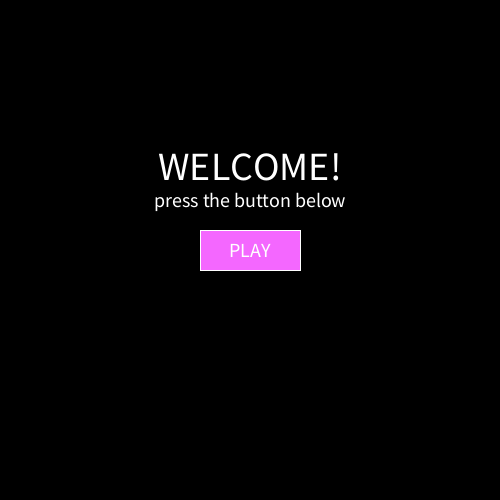
Frame 1 (no input)
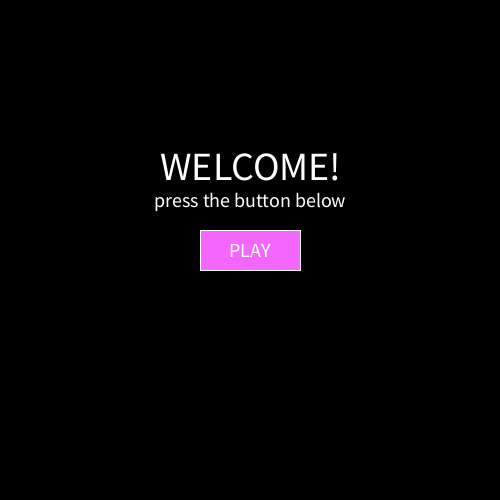
Frame 60 (the mouse pressed at the canvas centre just before this capture)
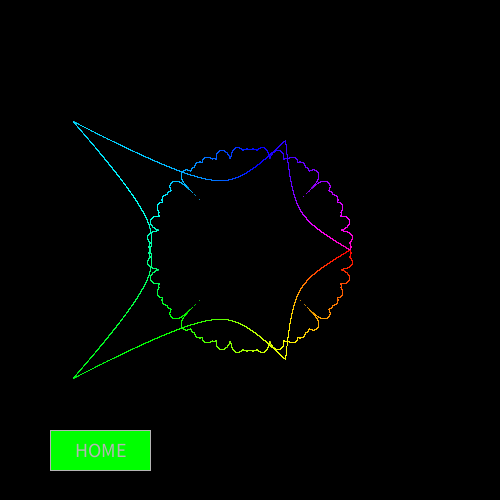
Frame 120 (the mouse held since frame 60 and released just before this capture)

The Processing sketch that drew these frames (run headless with seeded random() and noise(); from frame 60 on, the mouse is pressed at the canvas centre):

// Processing sketch: task1
// ── task1.pde
int scn = 0;     //this variable is used to track which scene is currently active
int btn_w = 100, btn_h = 40;  //width and height of each button 

void setup(){
  size(500,500);
  colorMode(HSB);
}
void draw(){
  //REQ: add code here to draw either scene0 (home screen) or scene1
  //...YOUR CODE GOES HERE...
    if (scn == 0) {
    scene0();
  } else if (scn == 1) {
    scene1();
  }





}

// ── functions.pde
//drawButton() function draws a button on the sketch 
//Inputs: x , y  : the center of the button 
//        w x h  : button size 
//        filling: button color (outline is always white)
//        caption: the button caption (text on the button face)

void drawButton(float x, float y, float w, float h, color filling, String caption){
  
  fill(filling);
  stroke(255);
  strokeWeight(1);
  rectMode(CENTER);
  textAlign(CENTER,CENTER);
  textSize(h/2);  //hight/2
  rect(x,y,w,h);
  fill(255);
  text(caption,x,y);
}

// ── mouseHandler.pde
void mousePressed(){
//REQ: Put code here to handle the mouse clicks on the buttons in different scenes
//     Note that you need to identify which scene is active, 
//     and then check if the mouse is clicked on the button

//...YOUR CODE GOES HERE...
  if (scn == 0) {
    if (mouseX > play_btn_x - btn_w/2 && mouseX < play_btn_x + btn_w/2 &&
        mouseY > play_btn_y - btn_h/2 && mouseY < play_btn_y + btn_h/2) {

      scn = 1;
    }
  } else if(scn ==1){
    if (mouseX > home_btn_x - btn_w/2 && mouseX < home_btn_x + btn_w/2 &&
        mouseY > home_btn_y - btn_h/2 && mouseY < home_btn_y + btn_h/2) {

      scn = 0;
    }

  }

  
}

// ── scene0.pde
//REQ: create variables here for the location and color of the PLAY button
//...YOUR CODE GOES HERE...
  int play_btn_x = 250;
  int play_btn_y = 250;
  color play_btn_color = color(244, 103, 255);
  
void scene0(){  //home screen
  //REQ: Write code to draw a welcome message followed by PLAY button. 
  //     Remember that we have a function to draw buttons, i.e. drawButton()

  //...YOUR CODE GOES HERE...
  background(0); 

  fill(255);
  textSize(40);
  textAlign(CENTER, CENTER);
  text("WELCOME!", width/2, height/3);
  textSize(20);
  text("press the button below", width/2, height/2.5);
  
  // draw the PLAY button
  drawButton(play_btn_x, play_btn_y, btn_w, btn_h, play_btn_color, "PLAY");
}

// ── scene1.pde
//REQ: create variables here for the location and color of the PLAY button
  //...YOUR CODE GOES HERE...
  int  home_btn_x = 100;
  int home_btn_y = 450;
  color home_btn_color = color(0, 255, 0); // bright green
  
//REQ: put here any other variables required by your A9_Q1 animation 
  //...YOUR CODE GOES HERE...

void scene1() {
  background(0);
  translate(width/2,height/2);
  



  float a = 1, b = 1;
  float m1 = 2, m2 = 10;
  float n1 = 1.5, n2 = 1, n3 = 1;
  A9_Q1(a,b,m1,m2,n1,n2,n3);  //calling this function should draw the output of A9.Q1
  

  float a2 = 1, b2 = 1;
  float m12 = 88, m22 = 64;
  float n12 = -20, n22 = 1, n32 = 1;
  A9_Q1(a2, b2, m12, m22, n12, n22, n32);
  
  //REQ: In addition to A9.Q1, also draw HOME button on this scene
  //...YOUR CODE GOES HERE...


  drawButton(home_btn_x - 250,home_btn_y - 250, btn_w, btn_h, home_btn_color, "HOME");
}

void A9_Q1(float a, float b, float m1, float m2, float n1, float n2, float n3){
  //REQ - Copy your code from Q1 in assignment A9 here (modify the code as needed, e.g. to fit the current sketch size)
  //...YOUR CODE GOES HERE...
    colorMode(HSB, 360, 100, 100);
    float c = 0.0002;
    float col = 0;

    float r;
  float theta;
  float num1, num2, denom;
  float x, y;

    for(theta = 0; theta <= TWO_PI; theta += c) {
     stroke(col,100,100);

      

    num1 = abs(cos(m1 * theta / 4.0) / a);
    num1 = pow(num1, n2);
    
    num2 = abs(sin(m2 * theta / 4.0) / b);
    num2 = pow(num2, n3);
    
    denom = pow(num1 + num2, 1.0 / n1);
    r = pow(denom, -1);
    
    x = 100 * r * cos(theta);
    y = 100 * r * sin(theta);
    
    point(x , y );
    col+= 0.01;

        
  }

}

//You may add extra functions here if needed.
